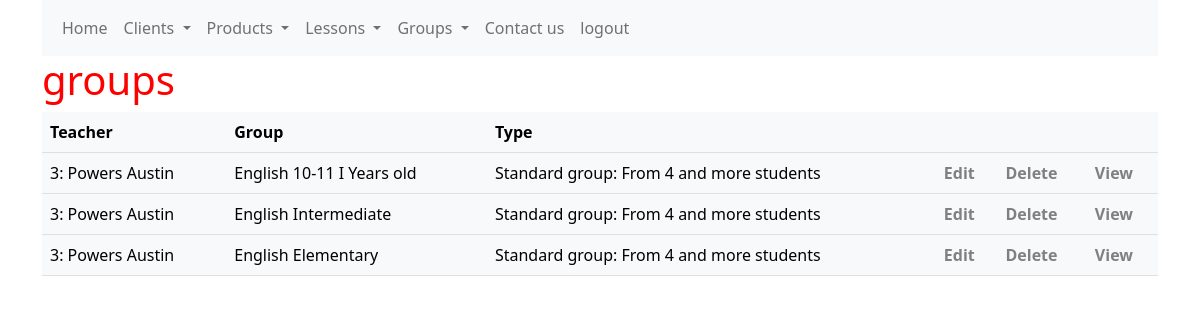
The page /groups/ (signed in) on the database as committed earlier.
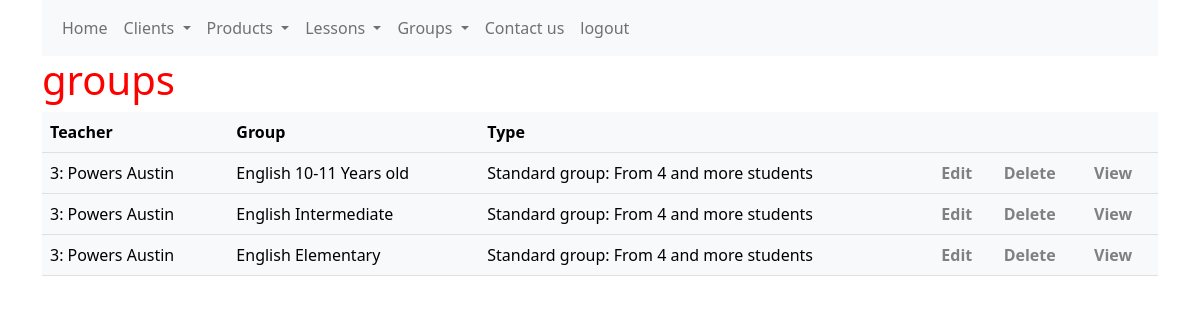
The same page on the database as committed later.
### lessons/models.py (models this page shows, shortened)
class SchoolGroup(models.Model):
    title = models.CharField(max_length=100)
    teacher = models.ForeignKey("users.Teacher", on_delete=models.CASCADE)
    type = models.ForeignKey("GroupType", on_delete=models.CASCADE)
    city = models.ForeignKey("products.City", on_delete=models.CASCADE)
    duration = models.IntegerField(null=False)
    invoice_string = models.CharField(max_length=200)
    student = models.ManyToManyField("users.Student", blank=True)
    product = models.ManyToManyField("products.Product", blank=True)
    created_at = models.DateTimeField(auto_now_add=True)
    active = models.BooleanField(default=True)

class GroupType(models.Model):
    title = models.CharField(max_length=100)
    description = models.CharField(max_length=300)
    def __str__(self):
        return f"{self.title}: {self.description}"

### users/models.py (models this page shows)
class BaseUser(AbstractUser):
    username = models.CharField(max_length=150, unique=True, blank=False)
    first_name = models.CharField(max_length=150)
    last_name = models.CharField(max_length=150)
    ssn = models.CharField(max_length=12)
    phone = models.CharField(max_length=13)
    email = models.CharField(max_length=100)
    created_at = models.DateTimeField(default=timezone.now)
    is_staff = models.BooleanField(default=False)
    is_active = models.BooleanField(default=False)
    USERNAME_FIELD = "username"
    REQUIRED_FIELDS = [
        "first_name",
        "last_name",
        "ssn",
        "phone",
        "email",
    ]
    def __str__(self):
        return f"{self.id}: {self.last_name} {self.first_name}"

### lessons/views.py (the view)
# urls.py: path("groups/", SchoolGroupListView.as_view(), name="groups"),
class SchoolGroupListView(ListView):
    model = SchoolGroup

### lessons/templates/lessons/schoolgroup_list.html (shortened to what this page needs)
{% extends 'main.html' %}
{% block content %}
<h1>groups</h1>
<table class="table table-light">
    <tr>
        <th>Teacher</th>
        <th>Group</th>
        <th>Type</th>
        <th colspan="3"></th>
    </tr>
    {% for group in schoolgroup_list %}
    <tr>
        <td>{{ group.teacher }}</td>
        <td>{{ group.title }}</td>
        <td>{{ group.type }}</td>
        <td><a href="{% url 'update-group' group.id %}">Edit</a></td>
        <td><a href="{% url 'delete-group' group.id %}">Delete</a></td>
        <td><a href="{% url 'get-group' group.id %}">View</a></td>
    </tr>
    {% endfor %}
</table>
{% endblock content %}

Rows that differ between the two databases and show on the page:
changed SchoolGroup: title "English 10-11 I Years old" → "English 10-11 Years old"
